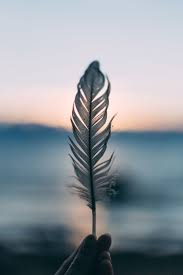
#> input picture day2/image.jpg, 183 x 275 px
$ python gaussioan.py
#> lines starting #> are read from the running program, lines starting #| are printed output that depends on the picture
import cv2
import matplotlib.pyplot as plt
import numpy as np
img = cv2.imread("image.jpg")
#> img is the input picture: shape (275, 183, 3); mean B, G, R 155.9, 149, 141.2
gaussian = cv2.GaussianBlur(img,(5,5),0)
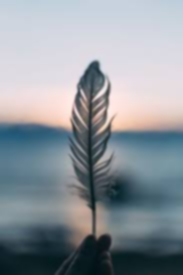
#> gaussian: shape (275, 183, 3); mean B, G, R 155.9, 149, 141.2
plt.imshow(cv2.cvtColor(gaussian,cv2.COLOR_BGR2RGB))
plt.show()

$ run again, with day2/noise.jpg copied over day2/image.jpg
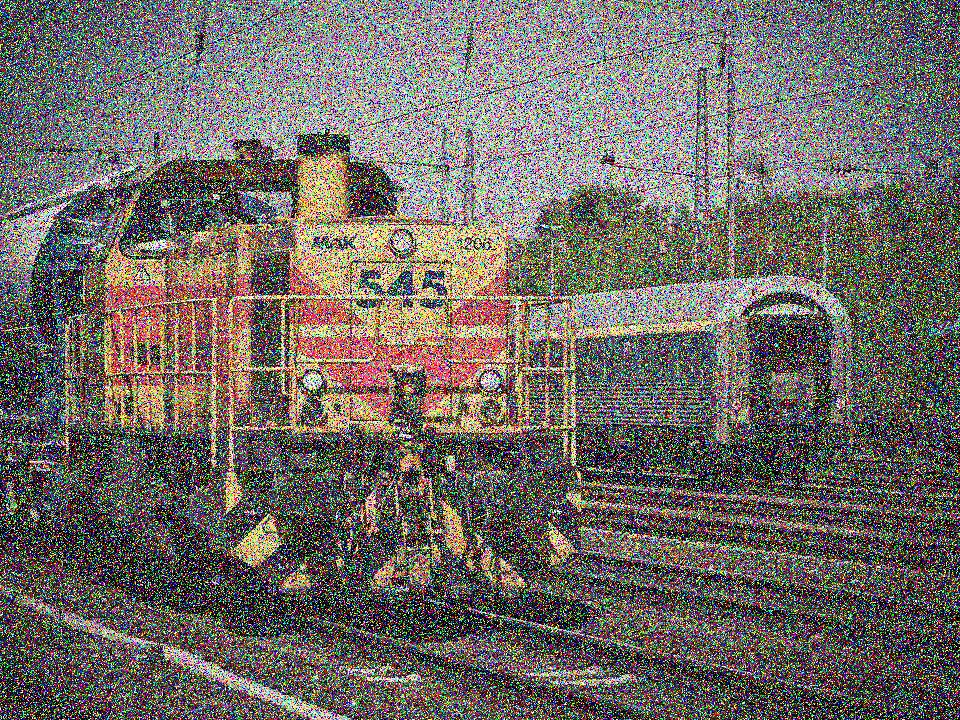
#> input picture day2/noise.jpg, 960 x 720 px
#> img is the input picture: shape (720, 960, 3); mean B, G, R 102, 106.2, 111.9
#> `gaussian = cv2.GaussianBlur(img,(5,5),0)`:
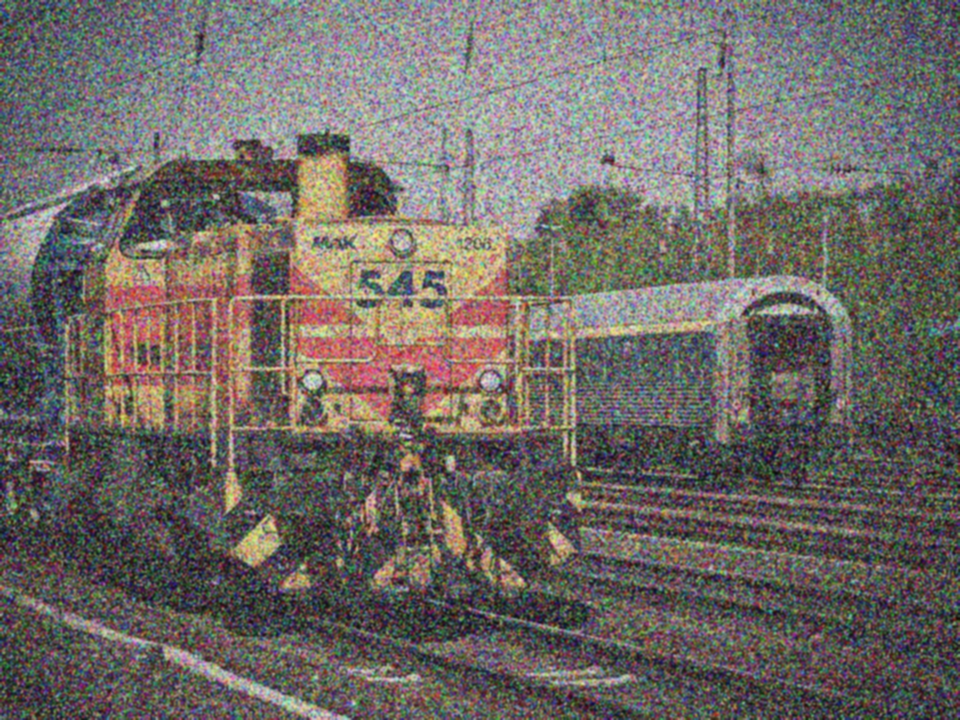
#> gaussian: shape (720, 960, 3); mean B, G, R 102, 106.2, 111.9
